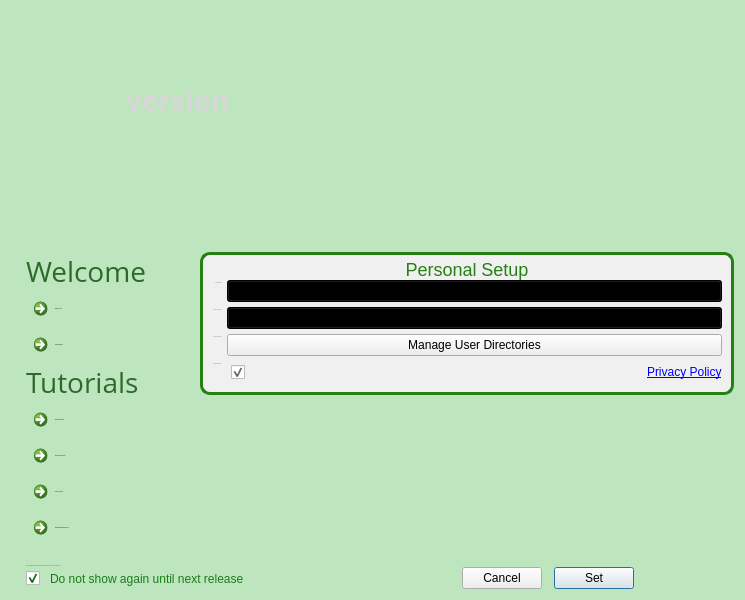
<?xml version="1.0" encoding="UTF-8"?>
<ui version="4.0">
 <class>FirstTimeSetup</class>
 <widget class="QDialog" name="FirstTimeSetup">
  <property name="geometry">
   <rect>
    <x>0</x>
    <y>0</y>
    <width>745</width>
    <height>600</height>
   </rect>
  </property>
  <property name="sizePolicy">
   <sizepolicy hsizetype="Fixed" vsizetype="Fixed">
    <horstretch>0</horstretch>
    <verstretch>0</verstretch>
   </sizepolicy>
  </property>
  <property name="minimumSize">
   <size>
    <width>745</width>
    <height>600</height>
   </size>
  </property>
  <property name="maximumSize">
   <size>
    <width>745</width>
    <height>600</height>
   </size>
  </property>
  <property name="font">
   <font>
    <family>Segoe UI</family>
   </font>
  </property>
  <property name="windowTitle">
   <string>Welcome to Mantid</string>
  </property>
  <property name="styleSheet">
   <string notr="true">QDialog#FirstTimeSetup{
	background-color: rgb(190, 230, 190);
	background-image: url(:/First_use_Background.png);
    background-repeat: no-repeat;
	image: url(:/mantid_smaller.png);
	image-position: right bottom
}
QDialog#FirstTimeSetup QLabel{
	font: 14px &quot;Open Sans&quot;;
}
QDialog#FirstTimeSetup QCheckbox{
	font: 16px &quot;Open Sans&quot;;
}
QDialog#FirstTimeSetup QPushButton{
	font: 14px &quot;Open Sans&quot;;
}
QDialog#FirstTimeSetup QCommandLinkButton{
	font: 22px &quot;Open Sans&quot;;

}
</string>
  </property>
  <layout class="QVBoxLayout" name="verticalLayout_6">
   <property name="spacing">
    <number>2</number>
   </property>
   <item>
    <layout class="QVBoxLayout" name="verticalLayout_8">
     <property name="topMargin">
      <number>70</number>
     </property>
    </layout>
   </item>
   <item>
    <widget class="QLabel" name="lblVersion">
     <property name="sizePolicy">
      <sizepolicy hsizetype="Preferred" vsizetype="Preferred">
       <horstretch>0</horstretch>
       <verstretch>0</verstretch>
      </sizepolicy>
     </property>
     <property name="font">
      <font>
       <family>Montserrat Alternates</family>
       <pointsize>-1</pointsize>
       <weight>75</weight>
       <italic>false</italic>
       <bold>true</bold>
      </font>
     </property>
     <property name="styleSheet">
      <string notr="true">color: rgb(215, 215, 215);
font: 28pt &quot;Montserrat Alternates&quot;;
font-weight: bold;
font-size: 28px</string>
     </property>
     <property name="text">
      <string>version </string>
     </property>
     <property name="margin">
      <number>0</number>
     </property>
     <property name="indent">
      <number>115</number>
     </property>
    </widget>
   </item>
   <item>
    <spacer name="verticalSpacer_4">
     <property name="orientation">
      <enum>Qt::Vertical</enum>
     </property>
     <property name="sizeHint" stdset="0">
      <size>
       <width>20</width>
       <height>40</height>
      </size>
     </property>
    </spacer>
   </item>
   <item>
    <layout class="QVBoxLayout" name="verticalLayout_5">
     <property name="spacing">
      <number>6</number>
     </property>
     <item>
      <layout class="QHBoxLayout" name="horizontalLayout_3">
       <property name="topMargin">
        <number>0</number>
       </property>
       <item>
        <layout class="QGridLayout" name="gridLayout">
         <property name="leftMargin">
          <number>15</number>
         </property>
         <property name="spacing">
          <number>0</number>
         </property>
         <item row="5" column="0">
          <widget class="QCommandLinkButton" name="clbSampleDatasets">
           <property name="font">
            <font>
             <family>Open Sans</family>
             <pointsize>-1</pointsize>
             <weight>50</weight>
             <italic>false</italic>
             <bold>false</bold>
            </font>
           </property>
           <property name="layoutDirection">
            <enum>Qt::LeftToRight</enum>
           </property>
           <property name="styleSheet">
            <string notr="true"/>
           </property>
           <property name="text">
            <string>Sample Datasets</string>
           </property>
           <property name="icon">
            <iconset resource="../../../images/images.qrc">
             <normaloff>:/Icons/download-icon-48x48.png</normaloff>:/Icons/download-icon-48x48.png</iconset>
           </property>
           <property name="iconSize">
            <size>
             <width>40</width>
             <height>40</height>
            </size>
           </property>
           <property name="checkable">
            <bool>false</bool>
           </property>
           <property name="autoDefault">
            <bool>true</bool>
           </property>
          </widget>
         </item>
         <item row="13" column="0">
          <widget class="QCommandLinkButton" name="clbExtendingMantid">
           <property name="font">
            <font>
             <family>Open Sans</family>
             <pointsize>-1</pointsize>
             <weight>50</weight>
             <italic>false</italic>
             <bold>false</bold>
            </font>
           </property>
           <property name="layoutDirection">
            <enum>Qt::LeftToRight</enum>
           </property>
           <property name="styleSheet">
            <string notr="true">color: rgb(0, 0, 0);</string>
           </property>
           <property name="text">
            <string>Extending Mantid with Python</string>
           </property>
           <property name="icon">
            <iconset resource="../../../images/images.qrc">
             <normaloff>:/Icons/Plugin-Python-icon-48x48.png</normaloff>:/Icons/Plugin-Python-icon-48x48.png</iconset>
           </property>
           <property name="iconSize">
            <size>
             <width>40</width>
             <height>40</height>
            </size>
           </property>
           <property name="checkable">
            <bool>false</bool>
           </property>
          </widget>
         </item>
         <item row="12" column="0">
          <widget class="QCommandLinkButton" name="clbPythonInMantid">
           <property name="font">
            <font>
             <family>Open Sans</family>
             <pointsize>-1</pointsize>
             <weight>50</weight>
             <italic>false</italic>
             <bold>false</bold>
            </font>
           </property>
           <property name="layoutDirection">
            <enum>Qt::LeftToRight</enum>
           </property>
           <property name="styleSheet">
            <string notr="true">color: rgb(0, 0, 0);</string>
           </property>
           <property name="text">
            <string>Python in Mantid</string>
           </property>
           <property name="icon">
            <iconset resource="../../../images/images.qrc">
             <normaloff>:/Icons/Circle_cog_48x48.png</normaloff>:/Icons/Circle_cog_48x48.png</iconset>
           </property>
           <property name="iconSize">
            <size>
             <width>40</width>
             <height>40</height>
            </size>
           </property>
           <property name="checkable">
            <bool>false</bool>
           </property>
          </widget>
         </item>
         <item row="11" column="0">
          <widget class="QCommandLinkButton" name="clbPythonIntroduction">
           <property name="font">
            <font>
             <family>Open Sans</family>
             <pointsize>-1</pointsize>
             <weight>50</weight>
             <italic>false</italic>
             <bold>false</bold>
            </font>
           </property>
           <property name="layoutDirection">
            <enum>Qt::LeftToRight</enum>
           </property>
           <property name="styleSheet">
            <string notr="true">color: rgb(0, 0, 0);</string>
           </property>
           <property name="text">
            <string>Introduction to Python</string>
           </property>
           <property name="icon">
            <iconset resource="../../../images/images.qrc">
             <normaloff>:/Icons/Python-icon-48x48.png</normaloff>:/Icons/Python-icon-48x48.png</iconset>
           </property>
           <property name="iconSize">
            <size>
             <width>40</width>
             <height>40</height>
            </size>
           </property>
           <property name="checkable">
            <bool>false</bool>
           </property>
          </widget>
         </item>
         <item row="10" column="0">
          <widget class="QCommandLinkButton" name="clbMantidIntroduction">
           <property name="font">
            <font>
             <family>Open Sans</family>
             <pointsize>-1</pointsize>
             <weight>50</weight>
             <italic>false</italic>
             <bold>false</bold>
            </font>
           </property>
           <property name="layoutDirection">
            <enum>Qt::LeftToRight</enum>
           </property>
           <property name="styleSheet">
            <string notr="true">color: rgb(0, 0, 0);</string>
           </property>
           <property name="text">
            <string>Mantid Introduction</string>
           </property>
           <property name="icon">
            <iconset resource="../../../images/images.qrc">
             <normaloff>:/Icons/Misc-Tutorial-icon-48x48.png</normaloff>:/Icons/Misc-Tutorial-icon-48x48.png</iconset>
           </property>
           <property name="iconSize">
            <size>
             <width>40</width>
             <height>40</height>
            </size>
           </property>
           <property name="checkable">
            <bool>false</bool>
           </property>
          </widget>
         </item>
         <item row="6" column="0">
          <widget class="QLabel" name="lblTutorials">
           <property name="font">
            <font>
             <family>Open Sans</family>
             <pointsize>-1</pointsize>
             <weight>50</weight>
             <italic>false</italic>
             <bold>false</bold>
            </font>
           </property>
           <property name="styleSheet">
            <string notr="true">color: rgb(45, 105, 45);
font-size: 28px;</string>
           </property>
           <property name="text">
            <string>Tutorials</string>
           </property>
          </widget>
         </item>
         <item row="4" column="0">
          <widget class="QCommandLinkButton" name="clbReleaseNotes">
           <property name="font">
            <font>
             <family>Open Sans</family>
             <pointsize>-1</pointsize>
             <weight>50</weight>
             <italic>false</italic>
             <bold>false</bold>
            </font>
           </property>
           <property name="layoutDirection">
            <enum>Qt::LeftToRight</enum>
           </property>
           <property name="styleSheet">
            <string notr="true">color: rgb(0, 128, 0);
color: rgb(0, 0, 0);</string>
           </property>
           <property name="text">
            <string>Release Notes</string>
           </property>
           <property name="icon">
            <iconset resource="../../../images/images.qrc">
             <normaloff>:/Icons/Notepad-Bloc-notes-icon-48x48.png</normaloff>:/Icons/Notepad-Bloc-notes-icon-48x48.png</iconset>
           </property>
           <property name="iconSize">
            <size>
             <width>40</width>
             <height>40</height>
            </size>
           </property>
           <property name="checkable">
            <bool>false</bool>
           </property>
           <property name="default">
            <bool>true</bool>
           </property>
          </widget>
         </item>
         <item row="3" column="0">
          <widget class="QLabel" name="Welcome">
           <property name="font">
            <font>
             <family>Open Sans</family>
             <pointsize>-1</pointsize>
             <weight>50</weight>
             <italic>false</italic>
             <bold>false</bold>
            </font>
           </property>
           <property name="styleSheet">
            <string notr="true">color: rgb(45, 105, 45);
font-size: 28px;</string>
           </property>
           <property name="text">
            <string>Welcome</string>
           </property>
          </widget>
         </item>
        </layout>
       </item>
       <item>
        <layout class="QVBoxLayout" name="verticalLayout_4">
         <item>
          <widget class="QGroupBox" name="grpPersonalSetup">
           <property name="font">
            <font>
             <family>Segoe UI</family>
             <weight>75</weight>
             <italic>false</italic>
             <bold>true</bold>
            </font>
           </property>
           <property name="styleSheet">
            <string notr="true">QGroupBox {
     border: 3px solid  rgb(38, 128, 20);;
     border-radius: 10px;
	background-color: rgb(240, 240, 240);
 }
QGroupBox#grpPersonalSetup QLabel{
	font: 12px &quot;Open Sans&quot;;
	color: rgb(121, 121, 121);
}
QGroupBox#grpPersonalSetup QCheckBox{
	font: 12px &quot;Open Sans&quot;;
	color: rgb(121, 121, 121);
}
QGroupBox#grpPersonalSetup QPushButton{
	font: 12px &quot;Open Sans&quot;;
}
QGroupBox#grpPersonalSetup QComboBox{
	font: 12px &quot;Open Sans&quot;;
}</string>
           </property>
           <property name="title">
            <string/>
           </property>
           <property name="alignment">
            <set>Qt::AlignCenter</set>
           </property>
           <layout class="QVBoxLayout" name="verticalLayout_7">
            <property name="spacing">
             <number>0</number>
            </property>
            <property name="topMargin">
             <number>1</number>
            </property>
            <item>
             <widget class="QLabel" name="label_3">
              <property name="styleSheet">
               <string notr="true">color: rgb(38, 128, 20);
font-size: 18px;</string>
              </property>
              <property name="text">
               <string>Personal Setup</string>
              </property>
              <property name="alignment">
               <set>Qt::AlignCenter</set>
              </property>
             </widget>
            </item>
            <item>
             <layout class="QFormLayout" name="formLayout_4">
              <property name="fieldGrowthPolicy">
               <enum>QFormLayout::AllNonFixedFieldsGrow</enum>
              </property>
              <property name="labelAlignment">
               <set>Qt::AlignRight|Qt::AlignTrailing|Qt::AlignVCenter</set>
              </property>
              <property name="formAlignment">
               <set>Qt::AlignLeading|Qt::AlignLeft|Qt::AlignVCenter</set>
              </property>
              <property name="horizontalSpacing">
               <number>5</number>
              </property>
              <property name="verticalSpacing">
               <number>5</number>
              </property>
              <item row="0" column="0">
               <widget class="QLabel" name="label">
                <property name="font">
                 <font>
                  <family>Open Sans</family>
                  <pointsize>-1</pointsize>
                  <weight>50</weight>
                  <italic>false</italic>
                  <bold>false</bold>
                 </font>
                </property>
                <property name="autoFillBackground">
                 <bool>false</bool>
                </property>
                <property name="styleSheet">
                 <string notr="true"/>
                </property>
                <property name="text">
                 <string>Default Facility</string>
                </property>
                <property name="alignment">
                 <set>Qt::AlignRight|Qt::AlignTrailing|Qt::AlignVCenter</set>
                </property>
               </widget>
              </item>
              <item row="0" column="1">
               <widget class="QComboBox" name="cbFacility">
                <property name="styleSheet">
                 <string notr="true">color: rgb(0, 0, 0);
background-color: qlineargradient(spread:pad, x1:0, y1:1, x2:0, y2:0, stop:0 rgba(240, 240, 240, 255),stop:1 rgba(255, 255, 255, 255));</string>
                </property>
               </widget>
              </item>
              <item row="1" column="0">
               <widget class="QLabel" name="label_2">
                <property name="font">
                 <font>
                  <family>Open Sans</family>
                  <pointsize>-1</pointsize>
                  <weight>50</weight>
                  <italic>false</italic>
                  <bold>false</bold>
                 </font>
                </property>
                <property name="styleSheet">
                 <string notr="true"/>
                </property>
                <property name="text">
                 <string>Default Instrument</string>
                </property>
                <property name="alignment">
                 <set>Qt::AlignRight|Qt::AlignTrailing|Qt::AlignVCenter</set>
                </property>
               </widget>
              </item>
              <item row="1" column="1">
               <widget class="MantidQt::MantidWidgets::InstrumentSelector" name="cbInstrument">
                <property name="styleSheet">
                 <string notr="true">color: rgb(0, 0, 0);
background-color: qlineargradient(spread:pad, x1:0, y1:1, x2:0, y2:0, stop:0 rgba(240, 240, 240, 255),stop:1 rgba(255, 255, 255, 255));</string>
                </property>
               </widget>
              </item>
              <item row="2" column="0">
               <widget class="QLabel" name="lbMUD">
                <property name="font">
                 <font>
                  <family>Open Sans</family>
                  <pointsize>-1</pointsize>
                  <weight>50</weight>
                  <italic>false</italic>
                  <bold>false</bold>
                 </font>
                </property>
                <property name="styleSheet">
                 <string notr="true"/>
                </property>
                <property name="text">
                 <string>Set data directories</string>
                </property>
                <property name="alignment">
                 <set>Qt::AlignRight|Qt::AlignTrailing|Qt::AlignVCenter</set>
                </property>
               </widget>
              </item>
              <item row="2" column="1">
               <widget class="QPushButton" name="pbMUD">
                <property name="styleSheet">
                 <string notr="true"/>
                </property>
                <property name="text">
                 <string>Manage User Directories</string>
                </property>
               </widget>
              </item>
              <item row="3" column="0">
               <widget class="QLabel" name="lblAllowUsageData">
                <property name="font">
                 <font>
                  <family>Open Sans</family>
                  <pointsize>-1</pointsize>
                  <weight>50</weight>
                  <italic>false</italic>
                  <bold>false</bold>
                 </font>
                </property>
                <property name="text">
                 <string>Report usage data</string>
                </property>
                <property name="alignment">
                 <set>Qt::AlignLeading|Qt::AlignLeft|Qt::AlignVCenter</set>
                </property>
               </widget>
              </item>
              <item row="3" column="1">
               <layout class="QHBoxLayout" name="horizontalLayout_8">
                <property name="sizeConstraint">
                 <enum>QLayout::SetDefaultConstraint</enum>
                </property>
                <property name="leftMargin">
                 <number>0</number>
                </property>
                <property name="topMargin">
                 <number>0</number>
                </property>
                <item>
                 <widget class="QCheckBox" name="chkAllowUsageData">
                  <property name="toolTip">
                   <string>&lt;html&gt;&lt;head/&gt;&lt;body&gt;&lt;p&gt;&lt;br/&gt;&lt;/p&gt;&lt;/body&gt;&lt;/html&gt;</string>
                  </property>
                  <property name="styleSheet">
                   <string notr="true">padding: 4px;</string>
                  </property>
                  <property name="text">
                   <string/>
                  </property>
                  <property name="iconSize">
                   <size>
                    <width>16</width>
                    <height>16</height>
                   </size>
                  </property>
                  <property name="checked">
                   <bool>true</bool>
                  </property>
                 </widget>
                </item>
                <item>
                 <spacer name="horizontalSpacer_4">
                  <property name="orientation">
                   <enum>Qt::Horizontal</enum>
                  </property>
                  <property name="sizeHint" stdset="0">
                   <size>
                    <width>40</width>
                    <height>20</height>
                   </size>
                  </property>
                 </spacer>
                </item>
                <item>
                 <widget class="QLabel" name="lblPrivacyPolicy">
                  <property name="text">
                   <string>&lt;html&gt;&lt;head/&gt;&lt;body&gt;&lt;p&gt;&lt;a href=&quot;https://www.mantidproject.org/MantidProject:Privacy_policy#Usage_Data_recorded_in_Mantid&quot;&gt;&lt;span style=&quot; text-decoration: underline; color:#0000ff;&quot;&gt;Privacy Policy&lt;/span&gt;&lt;/a&gt;&lt;/p&gt;&lt;/body&gt;&lt;/html&gt;</string>
                  </property>
                  <property name="textFormat">
                   <enum>Qt::RichText</enum>
                  </property>
                  <property name="openExternalLinks">
                   <bool>false</bool>
                  </property>
                 </widget>
                </item>
               </layout>
              </item>
             </layout>
            </item>
           </layout>
          </widget>
         </item>
         <item>
          <spacer name="verticalSpacer_2">
           <property name="orientation">
            <enum>Qt::Vertical</enum>
           </property>
           <property name="sizeHint" stdset="0">
            <size>
             <width>20</width>
             <height>40</height>
            </size>
           </property>
          </spacer>
         </item>
        </layout>
       </item>
      </layout>
     </item>
     <item>
      <layout class="QHBoxLayout" name="horizontalLayout">
       <item>
        <layout class="QVBoxLayout" name="verticalLayout_2">
         <property name="spacing">
          <number>2</number>
         </property>
         <property name="leftMargin">
          <number>15</number>
         </property>
         <item>
          <widget class="QLabel" name="lbUpdate">
           <property name="minimumSize">
            <size>
             <width>400</width>
             <height>0</height>
            </size>
           </property>
           <property name="font">
            <font>
             <family>Open Sans</family>
             <pointsize>-1</pointsize>
             <weight>50</weight>
             <italic>false</italic>
             <bold>false</bold>
            </font>
           </property>
           <property name="styleSheet">
            <string notr="true">font: 12px &quot;Open Sans&quot;;
color: rgb(25,125,25);</string>
           </property>
           <property name="text">
            <string>You can revisit this dialog by selecting &quot;First Time Setup&quot; on the Help menu.</string>
           </property>
           <property name="alignment">
            <set>Qt::AlignBottom|Qt::AlignLeading|Qt::AlignLeft</set>
           </property>
           <property name="wordWrap">
            <bool>true</bool>
           </property>
          </widget>
         </item>
         <item>
          <layout class="QHBoxLayout" name="horizontalLayout_4">
           <property name="spacing">
            <number>7</number>
           </property>
           <item>
            <widget class="QCheckBox" name="chkDoNotShowUntilNextRelease">
             <property name="font">
              <font>
               <family>Open Sans</family>
               <pointsize>-1</pointsize>
               <weight>50</weight>
               <italic>false</italic>
               <bold>false</bold>
              </font>
             </property>
             <property name="styleSheet">
              <string notr="true">font: 16px &quot;Open Sans&quot;;
color: rgb(25,125,25);</string>
             </property>
             <property name="text">
              <string/>
             </property>
             <property name="iconSize">
              <size>
               <width>32</width>
               <height>32</height>
              </size>
             </property>
             <property name="checked">
              <bool>true</bool>
             </property>
            </widget>
           </item>
           <item>
            <spacer name="horizontalSpacer_3">
             <property name="orientation">
              <enum>Qt::Horizontal</enum>
             </property>
             <property name="sizeType">
              <enum>QSizePolicy::Fixed</enum>
             </property>
             <property name="sizeHint" stdset="0">
              <size>
               <width>3</width>
               <height>2</height>
              </size>
             </property>
            </spacer>
           </item>
           <item>
            <widget class="QLabel" name="label_4">
             <property name="styleSheet">
              <string notr="true">font: 12px &quot;Open Sans&quot;;
color: rgb(25,125,25);</string>
             </property>
             <property name="text">
              <string>Do not show again until next release</string>
             </property>
            </widget>
           </item>
           <item>
            <spacer name="horizontalSpacer_2">
             <property name="orientation">
              <enum>Qt::Horizontal</enum>
             </property>
             <property name="sizeHint" stdset="0">
              <size>
               <width>40</width>
               <height>20</height>
              </size>
             </property>
            </spacer>
           </item>
          </layout>
         </item>
        </layout>
       </item>
       <item>
        <layout class="QVBoxLayout" name="verticalLayout">
         <item>
          <spacer name="verticalSpacer_3">
           <property name="orientation">
            <enum>Qt::Vertical</enum>
           </property>
           <property name="sizeHint" stdset="0">
            <size>
             <width>20</width>
             <height>15</height>
            </size>
           </property>
          </spacer>
         </item>
         <item>
          <layout class="QHBoxLayout" name="horizontalLayout_2">
           <property name="spacing">
            <number>12</number>
           </property>
           <item>
            <widget class="QPushButton" name="pbCancel">
             <property name="text">
              <string>Cancel</string>
             </property>
             <property name="default">
              <bool>false</bool>
             </property>
             <property name="flat">
              <bool>false</bool>
             </property>
            </widget>
           </item>
           <item>
            <widget class="QPushButton" name="pbConfirm">
             <property name="text">
              <string>Set</string>
             </property>
             <property name="default">
              <bool>true</bool>
             </property>
            </widget>
           </item>
          </layout>
         </item>
        </layout>
       </item>
       <item>
        <spacer name="horizontalSpacer">
         <property name="orientation">
          <enum>Qt::Horizontal</enum>
         </property>
         <property name="sizeType">
          <enum>QSizePolicy::Fixed</enum>
         </property>
         <property name="sizeHint" stdset="0">
          <size>
           <width>100</width>
           <height>20</height>
          </size>
         </property>
        </spacer>
       </item>
      </layout>
     </item>
    </layout>
   </item>
  </layout>
 </widget>
 <customwidgets>
  <customwidget>
   <class>MantidQt::MantidWidgets::InstrumentSelector</class>
   <extends>QComboBox</extends>
   <header>MantidQtWidgets/Common/InstrumentSelector.h</header>
  </customwidget>
 </customwidgets>
 <tabstops>
  <tabstop>clbReleaseNotes</tabstop>
  <tabstop>clbSampleDatasets</tabstop>
  <tabstop>clbMantidIntroduction</tabstop>
  <tabstop>clbPythonIntroduction</tabstop>
  <tabstop>clbPythonInMantid</tabstop>
  <tabstop>clbExtendingMantid</tabstop>
  <tabstop>cbFacility</tabstop>
  <tabstop>cbInstrument</tabstop>
  <tabstop>pbMUD</tabstop>
  <tabstop>pbCancel</tabstop>
  <tabstop>pbConfirm</tabstop>
 </tabstops>
 <resources>
  <include location="../../../images/images.qrc"/>
  <include location="../../../images/fonts/fonts.qrc"/>
 </resources>
 <connections/>
</ui>
